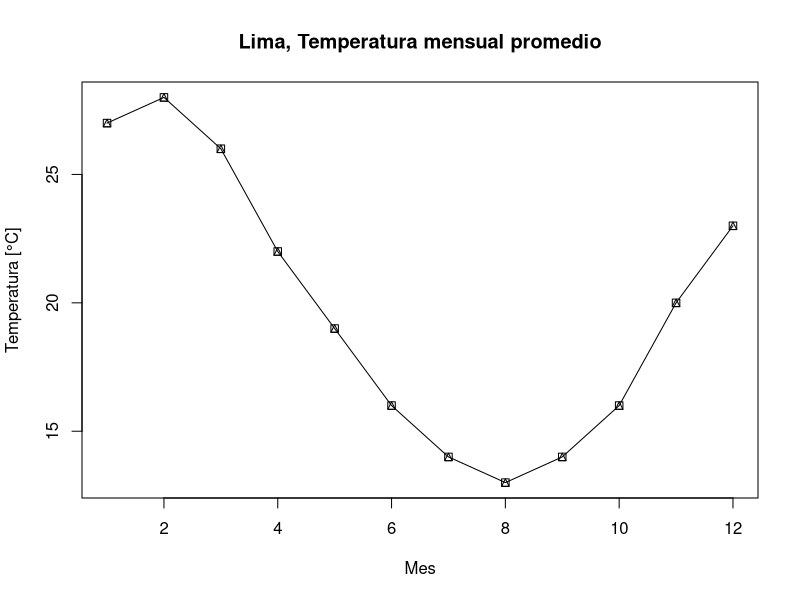
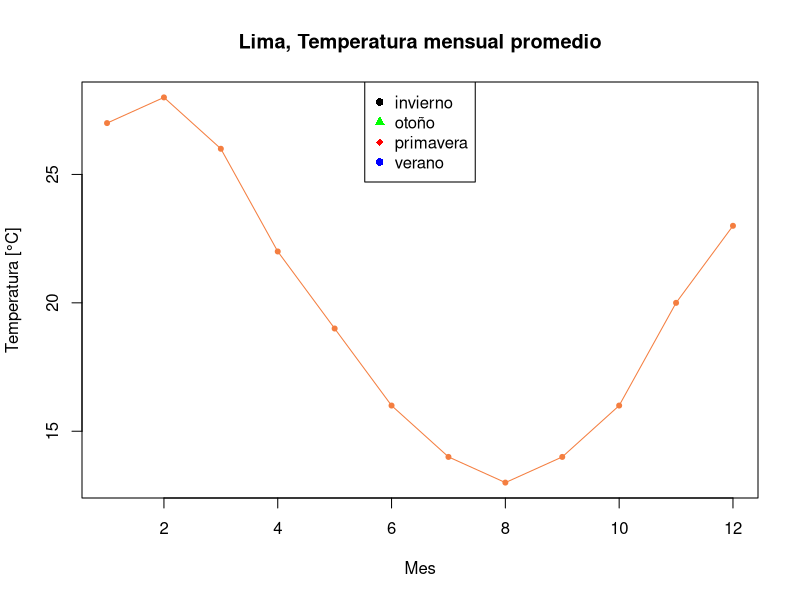
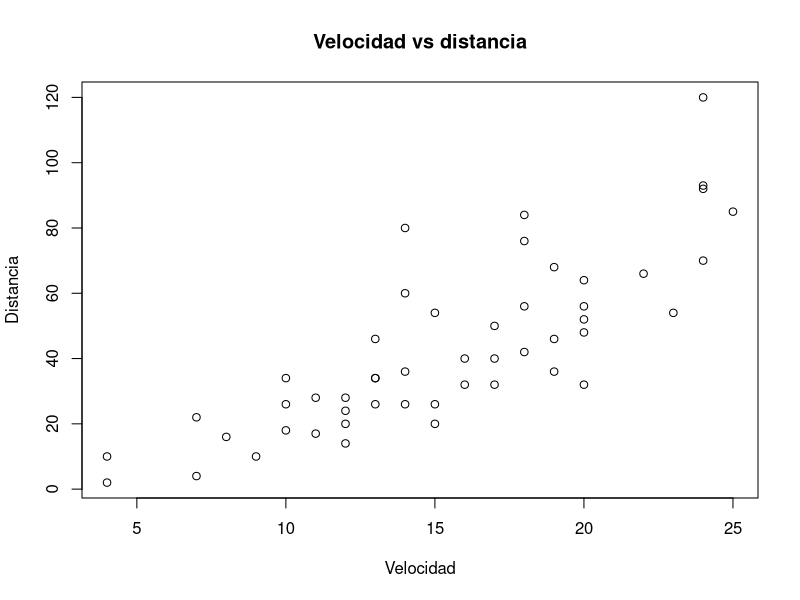
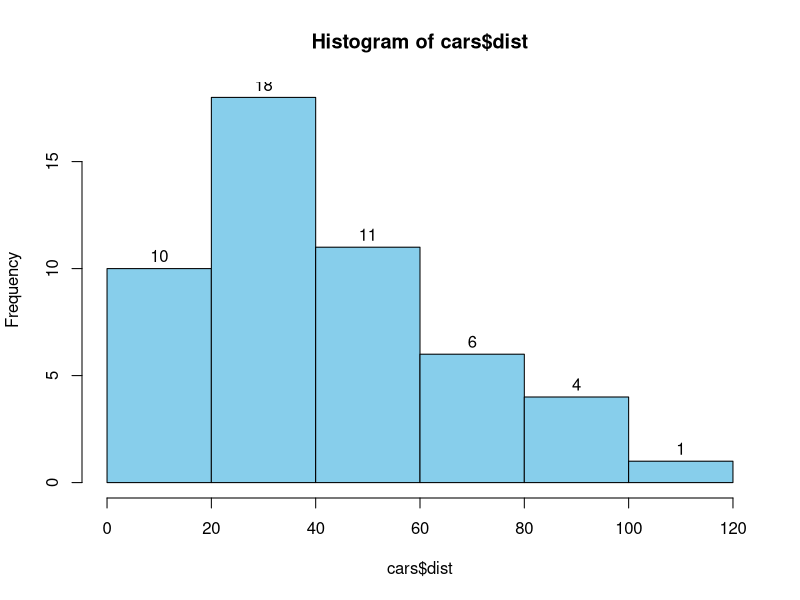
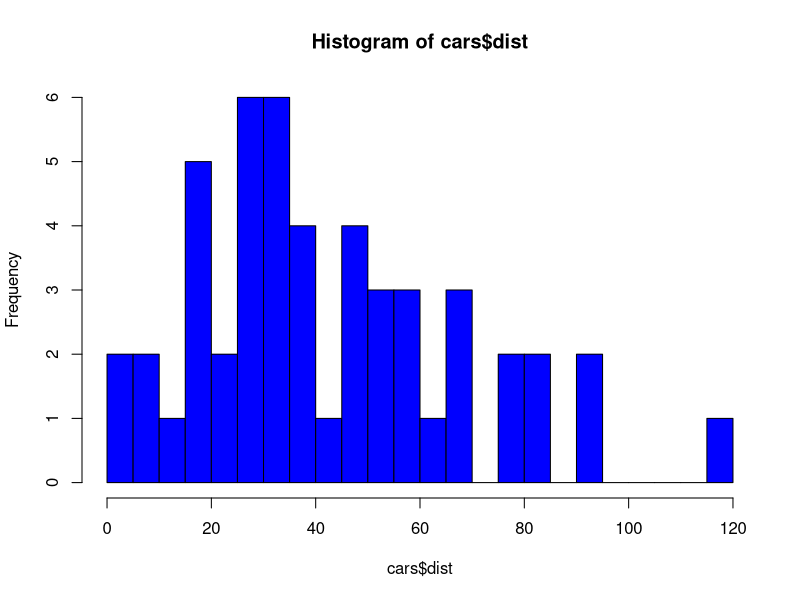
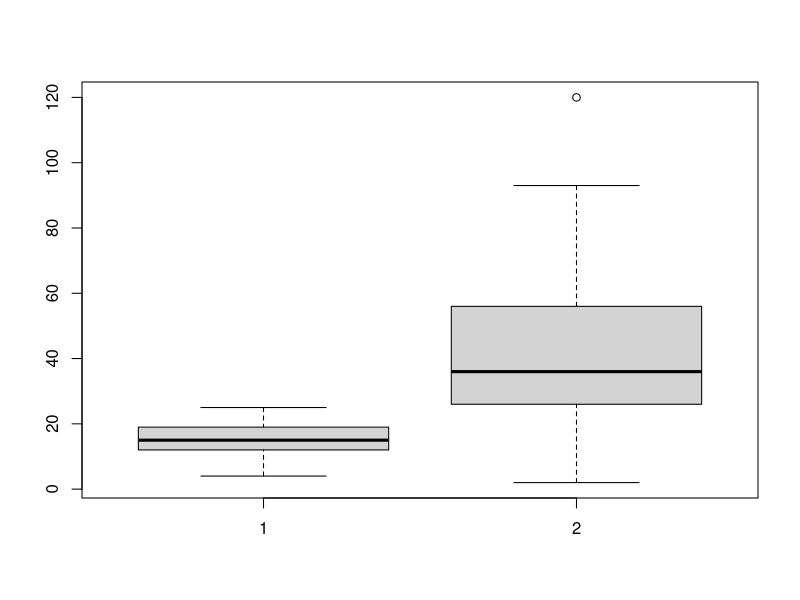
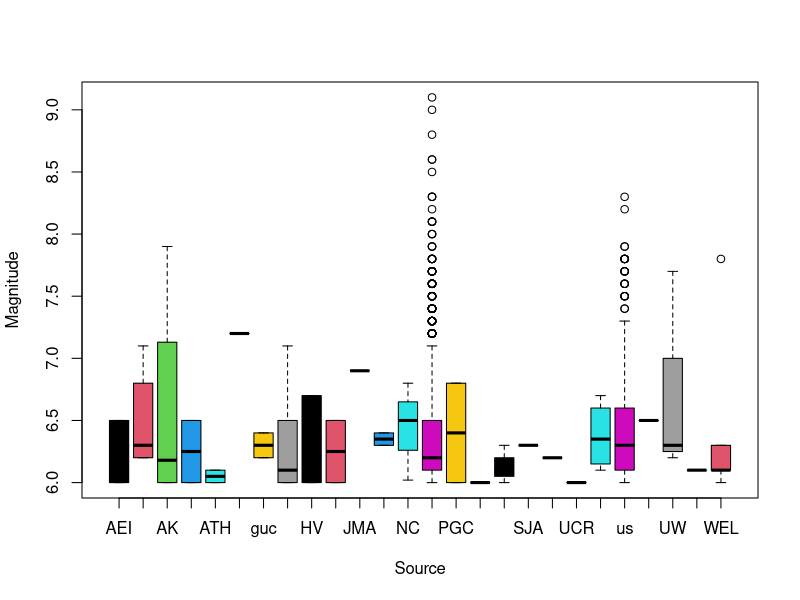

Here is the R script that generated these plots, in order:
## ---- chunk 1
library("tidyverse")
## ---- chunk 2
x <- c(1, 2, 3, 4)
## ---- chunk 3
x_ceros <- diamonds$x == 0
diamonds[x_ceros, ]
## ---- chunk 4
# Ver resultados
diamonds[diamonds$x > 10, ]
# Guardar un nuevo data.frame
big <- diamonds[diamonds$x > 10, ]
# Sobreescribir el dataset existente (Cuidado!)
diamonds <- diamonds[diamonds$x < 10, ]
## ---- chunk 5
x <- 0
if (x < 0) {
  print("Numero negativo")
} else if (x > 0) {
  print("Numero positivo")
} else {
  print("Cero")
}
## ---- chunk 6
## R
temp <- c(15, 22, 30)
suelo <- c("seco", "humedo", "charcos")
valtemp <- temp[1]
valsuelo <- suelo[3]
if (valtemp %in% 12:22 & valsuelo == "seco") {
  print("\nCielo despejado")
} else if (valtemp == 22 | valsuelo == "humedo") {
  print("\nlluvia leve")
} else if (valtemp > 22 & valsuelo == "charcos") {
  print("\nlluvia severa")
} else {
  print("\nFaltan datos")
}
## ---- chunk 7
# Creando un vector de frutas
frutas <- c("Apple", "Orange", "Passion fruit", "Banana")
# Declarando el bucle for
for (i in frutas) {
  print(i)
}
## ---- chunk 8
# creando la expresión con valor 1
inicio <- 1
# Creando el loop
while (inicio <= 5) {
  # Ver donde estamos
  cat("Este es el ciclo número ", inicio)
  # Agregar 1 a la variable inicio despues de cada iteracion
  inicio <- inicio + 1
  print(inicio)
}
## ---- chunk 9
x <- 1:5
for (val in x) {
  if (val == 3){
    break
    }
  print(val)
}
## ---- chunk 10
x <- 1:5
for (val in x) {
  if (val == 3){
    next
    }
  print(val)
}
## ---- chunk 11
a <- 5
b <- 6
suma <- function(valor1, valor2) {
  resultado <- valor1 + valor2
  return(resultado)
}
suma(a, b)
## ---- chunk 12
# Scatter plots
x <- 1:12
y <- c(27, 28, 26, 22, 19, 16, 14, 13, 14, 16, 20, 23)
estaciones <- c(rep("verano", 2), rep("otoño", 3), rep("invierno", 3), rep("primavera", 3), "verano")

df <- data.frame(x, y, estaciones)

plot(
  df$x, df$y,
  type = "o", pch = 14, xlab = "Mes",
  ylab = "Temperatura [°C]", main = "Lima, Temperatura mensual promedio"
)
## ---- chunk 13
plot(
  df$x, df$y,
  type = "o", pch = 20, xlab = "Mes",
  ylab = "Temperatura [°C]", main = "Lima, Temperatura mensual promedio", col = "#F47E40"
)

df["colores"] <- c(rep("black", 2), rep("green", 3), rep("red", 3), rep("blue", 3), "red")
legend("top",
  legend = levels(factor(estaciones)),
  col = c("black", "green", "red", "blue"),
  pch = c(16, 17, 18)
)
## ---- chunk 14
data(cars)
plot(
  cars$speed, cars$dist,
  xlab = "Velocidad",
  ylab = "Distancia", main = "Velocidad vs distancia"
)
## ---- chunk 15
# Histogram
# hist(cars$speed)
# hist(cars$speed, breaks = 10)
hist(cars$dist, freq = T, col = "skyblue", labels = T)
## ---- chunk 16
breaks_hist <- hist(cars$dist, breaks = 20, plot = FALSE)$breaks
hist(cars$dist, breaks = breaks_hist, col = "blue1")
## ---- chunk 17
equakes <- read.csv("data/earthquakes.csv")
# Boxplot
boxplot(cars$speed, cars$dist)
boxplot(`Magnitude` ~ `Source`, equakes, col = palette(rainbow(2)))
## ---- chunk 18
# Multiples plots en un grafico
dev.new()
dev.off()
par(mfrow = c(2, 2))
